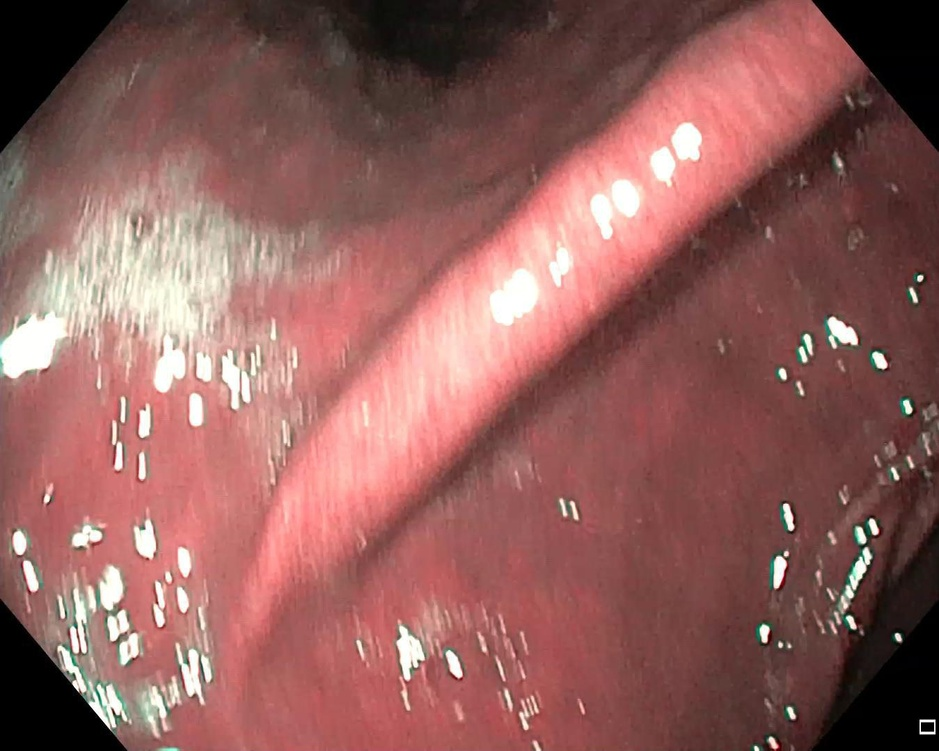
#> input picture subDM/subNormDM/00063_batch2.jpg, 939 x 751 px, shrunk from 1349 x 1079 before the run; its folder holds only this picture in this run
$ python sacarmedidasdeFiltros.py   (older library calls are emulated)
#> lines starting #> are read from the running program, lines starting #| are printed output that depends on the picture
### subDM/readimg.py
# -*- coding: utf-8 -*-
"""
Created on Tue May 28 11:20:26 2019

@author: Nataly
"""
def read_img(imfile):
#> called with imfile = '00063_batch2.jpg'
    import cv2
    return cv2.imread(imfile)
#> returned value is the input picture: shape (751, 939, 3); mean B, G, R 92, 95.7, 145
    #return (imfile + 2)

### subDM/subNormDM/Filtros.py
# -*- coding: utf-8 -*-
"""
Created on Thu Jul  4 21:44:23 2019

@author: Nataly
"""

import cv2
import numpy as np
from skimage.filters.rank import autolevel
from skimage.filters.rank import median
from skimage.filters.rank import minimum
from skimage.filters import rank
from skimage.filters.rank import mean_bilateral

from skimage.morphology import disk

def filtroautolevel(img):
    B,G,R=cv2.split(img)
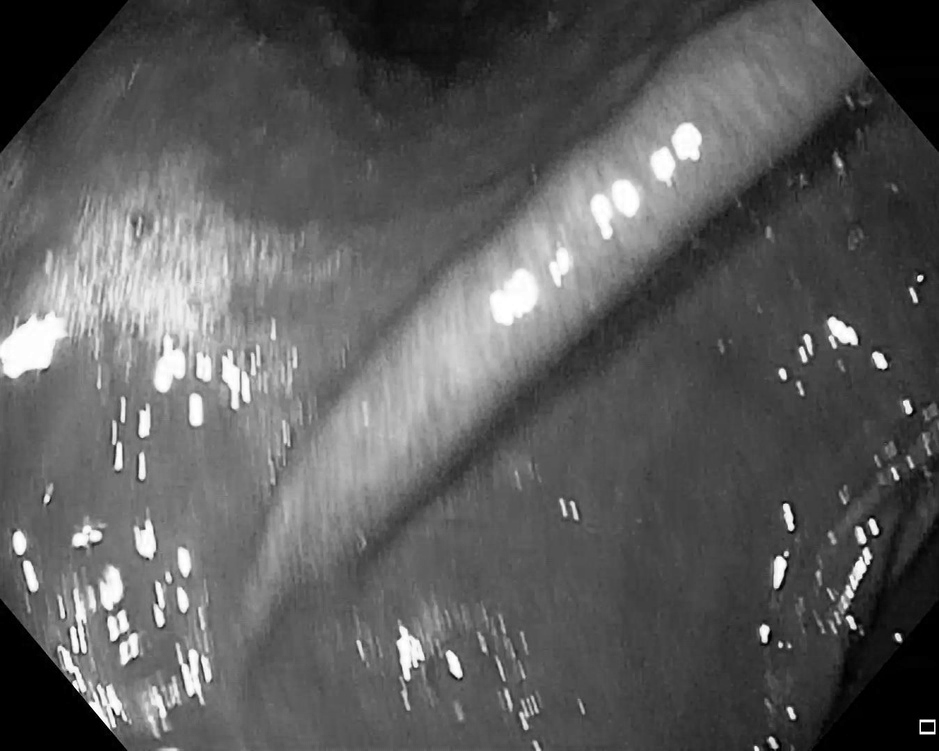
#> B: shape (751, 939); min 0, max 255, mean 92
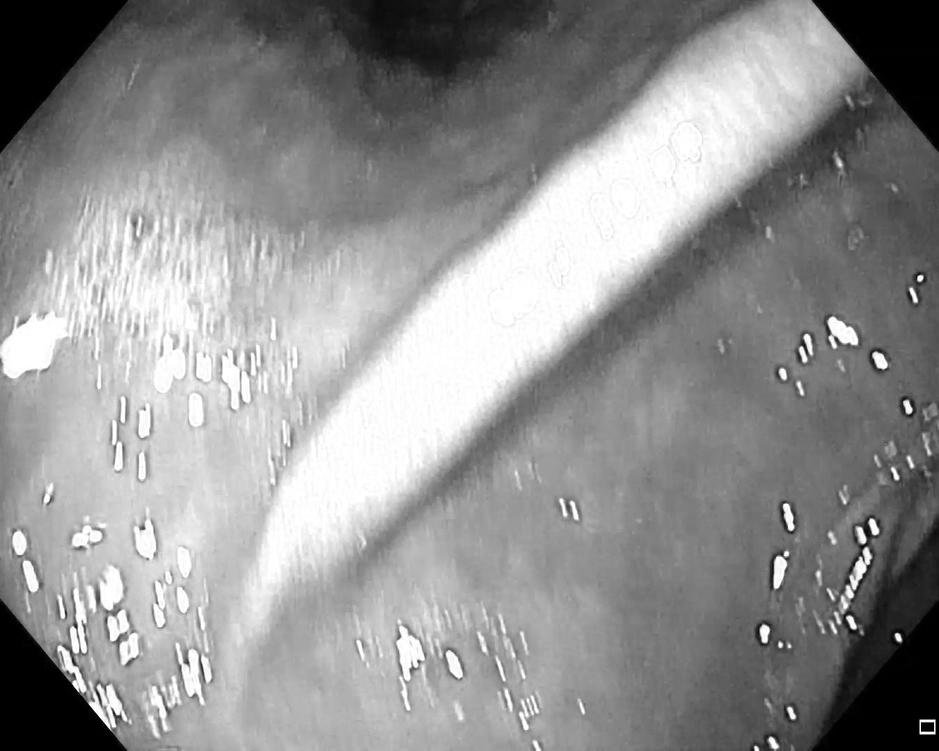
#> R: shape (751, 939); min 0, max 255, mean 145
    fR = autolevel(R.astype(np.uint16), disk(7))
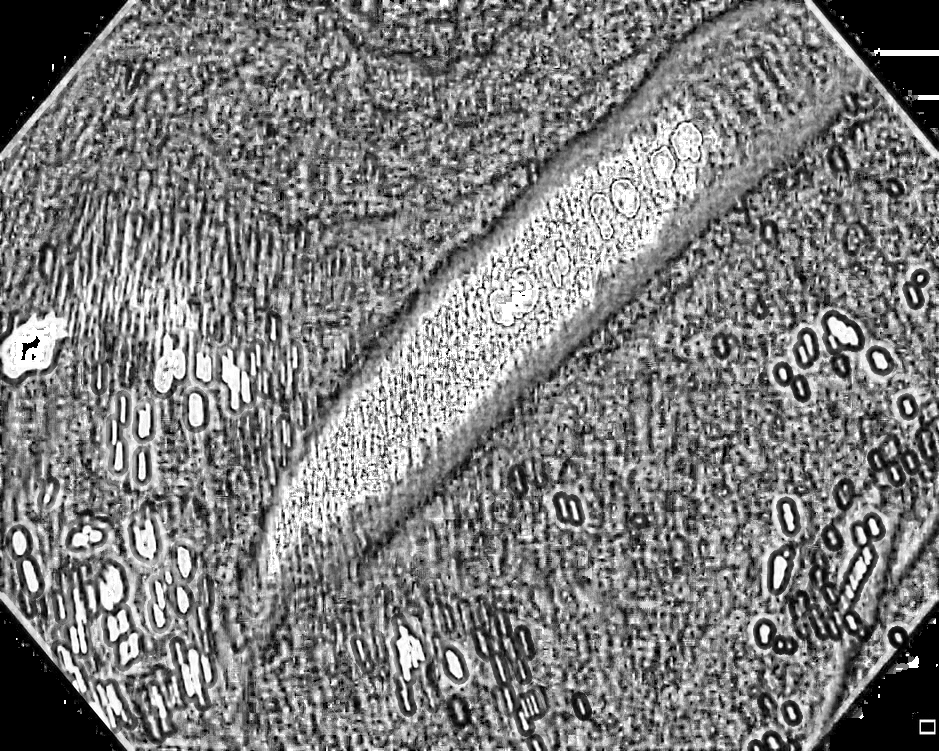
#> fR: shape (751, 939) uint16; min 0, max 255, mean 125
    fG = autolevel(G.astype(np.uint16), disk(7))
    fB = autolevel(B.astype(np.uint16), disk(7))
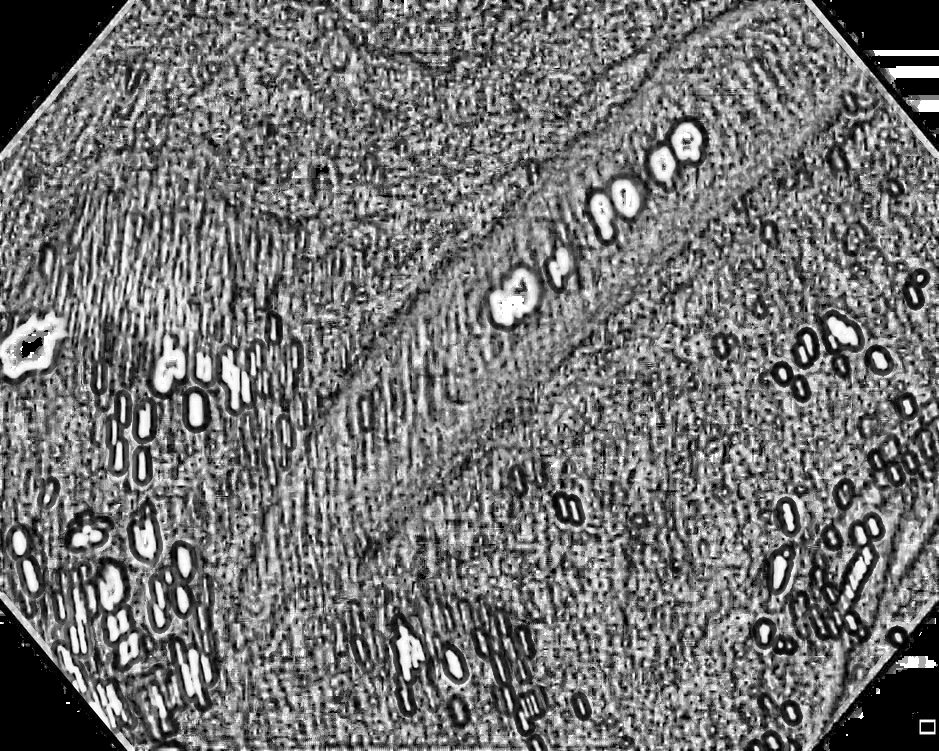
#> fB: shape (751, 939) uint16; min 0, max 255, mean 115.2
    imh=img
    imh[:,:,0]=fB
    imh[:,:,1]=fG
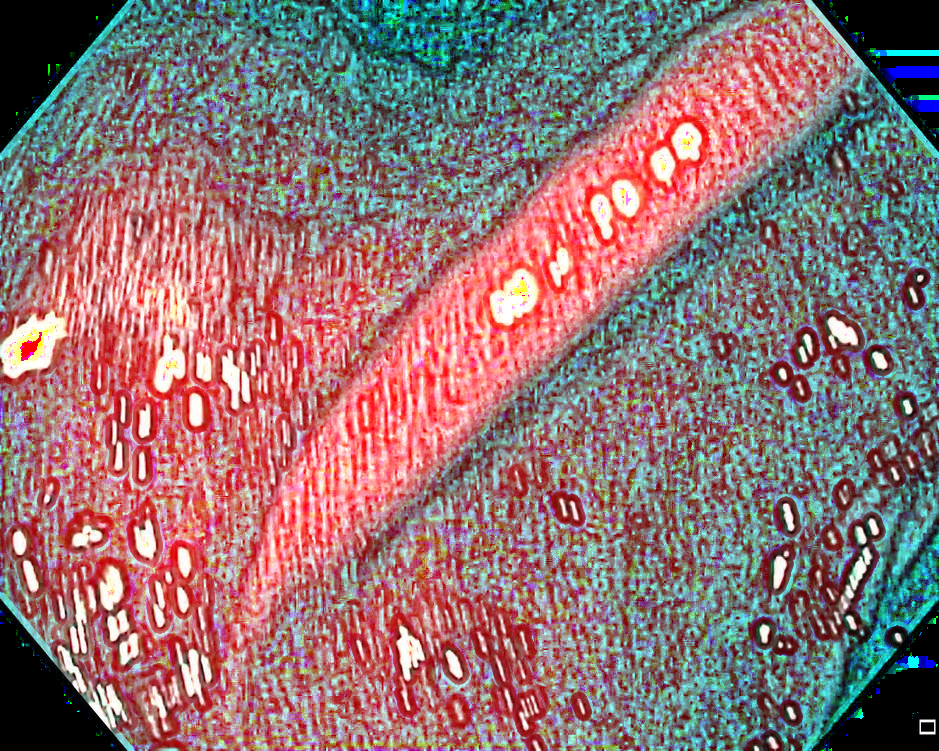
#> imh: shape (751, 939, 3); mean B, G, R 115.2, 114.4, 145
    imh[:,:,2]=fR
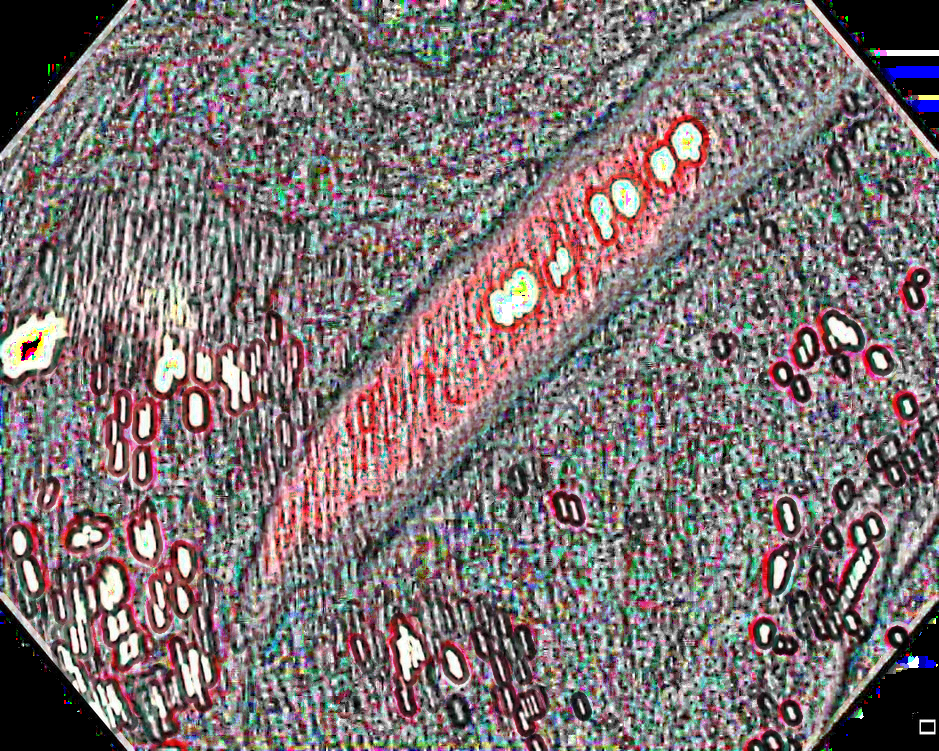
#> imh: shape (751, 939, 3); mean B, G, R 115.2, 114.4, 125
    return imh
# [40 lines left out: functions filtromediana, filtrominimo, filtrogaussiano, filtropromedio, not called in this run]


### subDM/subNormDM/readboxes.py
# -*- coding: utf-8 -*-
"""
Created on Tue May 28 12:07:23 2019

"""
# Leer bbox
def read_boxes(txtfile):
    import numpy as np
    lines = []

#> (the run stopped early here; a loop or call above may not have finished)

$ run again, on subDM/subNormDM/00142.jpg
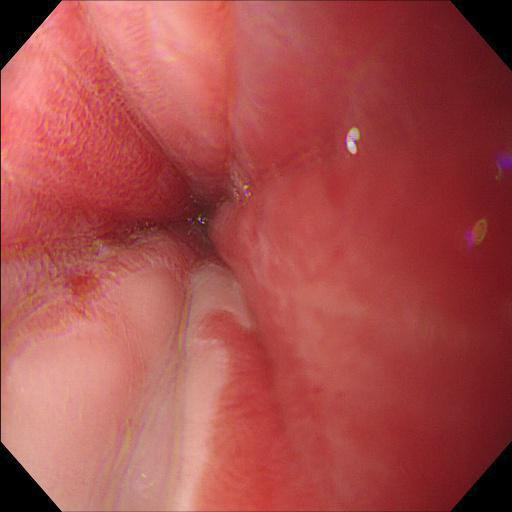
#> input picture subDM/subNormDM/00142.jpg, 512 x 512 px
#> in read_img, returned value is the input picture: shape (512, 512, 3); mean B, G, R 75.4, 77.5, 168.5
#> in filtroautolevel, `fB = autolevel(B.astype(np.uint16), disk(7))`:
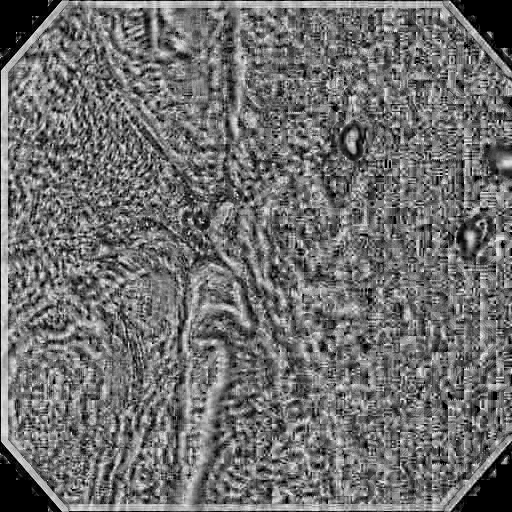
#> fB: shape (512, 512) uint16; min 0, max 226, mean 110.5
#> in filtroautolevel, `imh[:,:,2]=fR`:
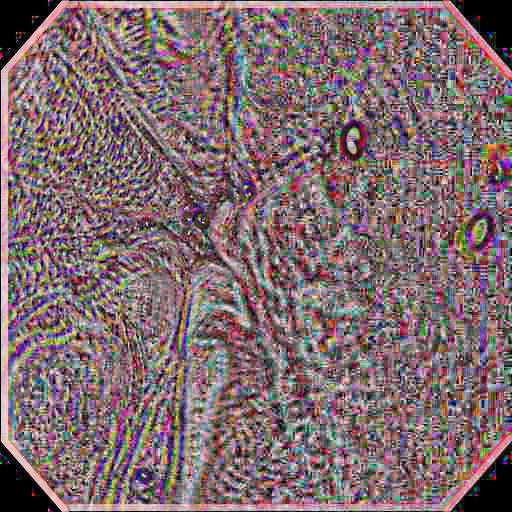
#> imh: shape (512, 512, 3); mean B, G, R 110.5, 107.1, 127.4

$ run again, on subDM/subNormDM/00223.jpg
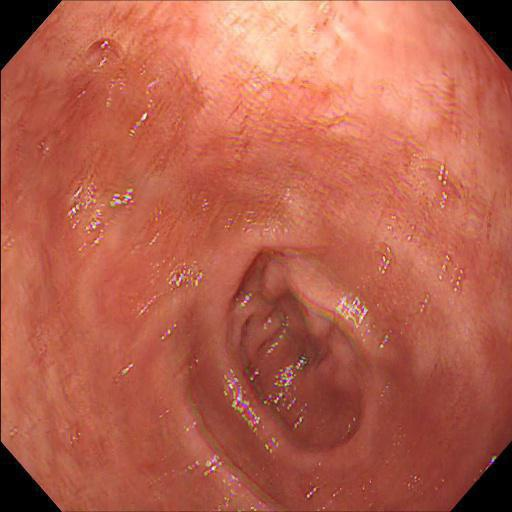
#> input picture subDM/subNormDM/00223.jpg, 512 x 512 px
#> in read_img, returned value is the input picture: shape (512, 512, 3); mean B, G, R 77.2, 97.3, 182.4
#> in filtroautolevel, `fB = autolevel(B.astype(np.uint16), disk(7))`:
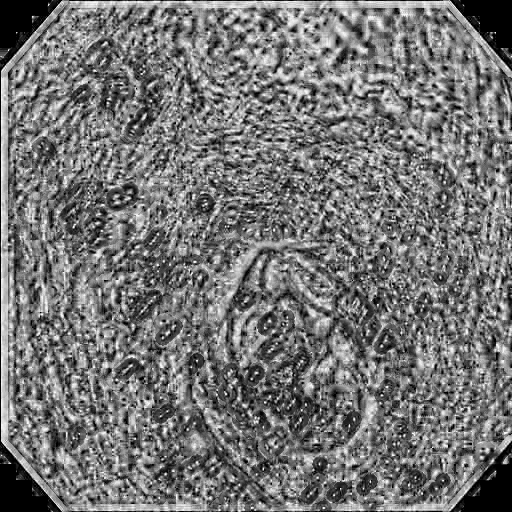
#> fB: shape (512, 512) uint16; min 0, max 246, mean 116.4
#> in filtroautolevel, `imh[:,:,2]=fR`:
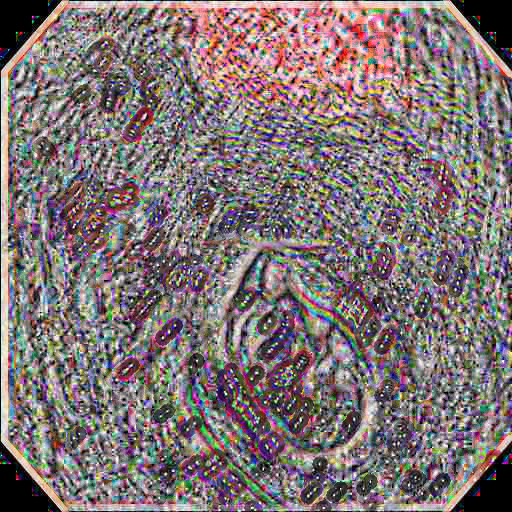
#> imh: shape (512, 512, 3); mean B, G, R 116.4, 115.6, 127.3

$ run again, on subDM/subNormDM/00313.jpg
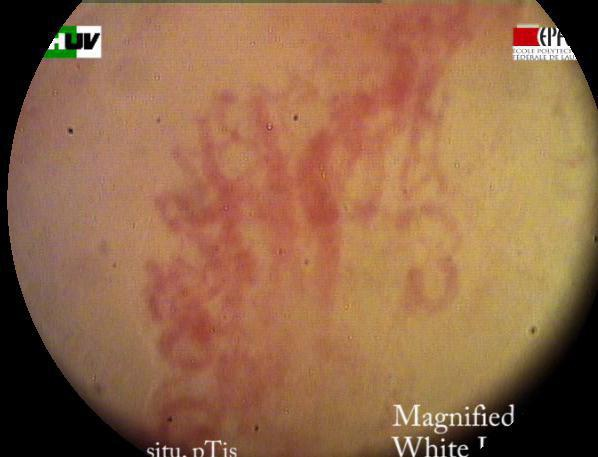
#> input picture subDM/subNormDM/00313.jpg, 598 x 457 px
#> in read_img, returned value is the input picture: shape (457, 598, 3); mean B, G, R 74.2, 105.2, 146.9
#> in filtroautolevel, `fB = autolevel(B.astype(np.uint16), disk(7))`:
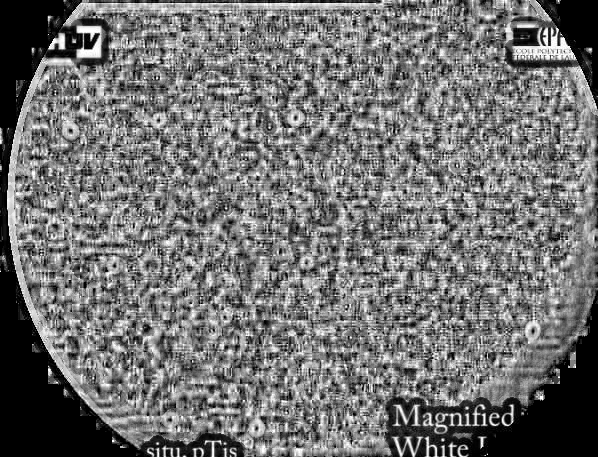
#> fB: shape (457, 598) uint16; min 0, max 255, mean 113.7
#> in filtroautolevel, `imh[:,:,2]=fR`:
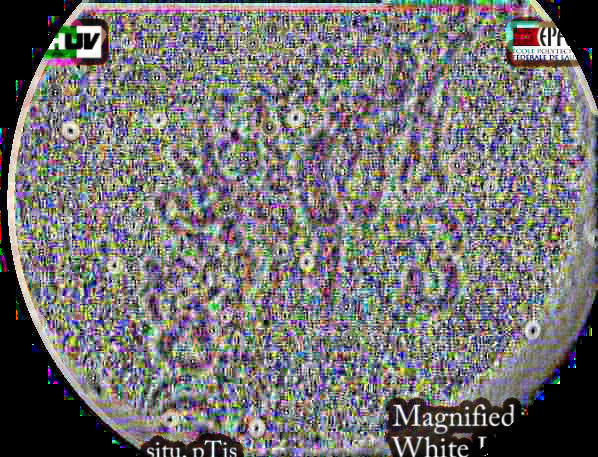
#> imh: shape (457, 598, 3); mean B, G, R 113.7, 115.2, 116.3
